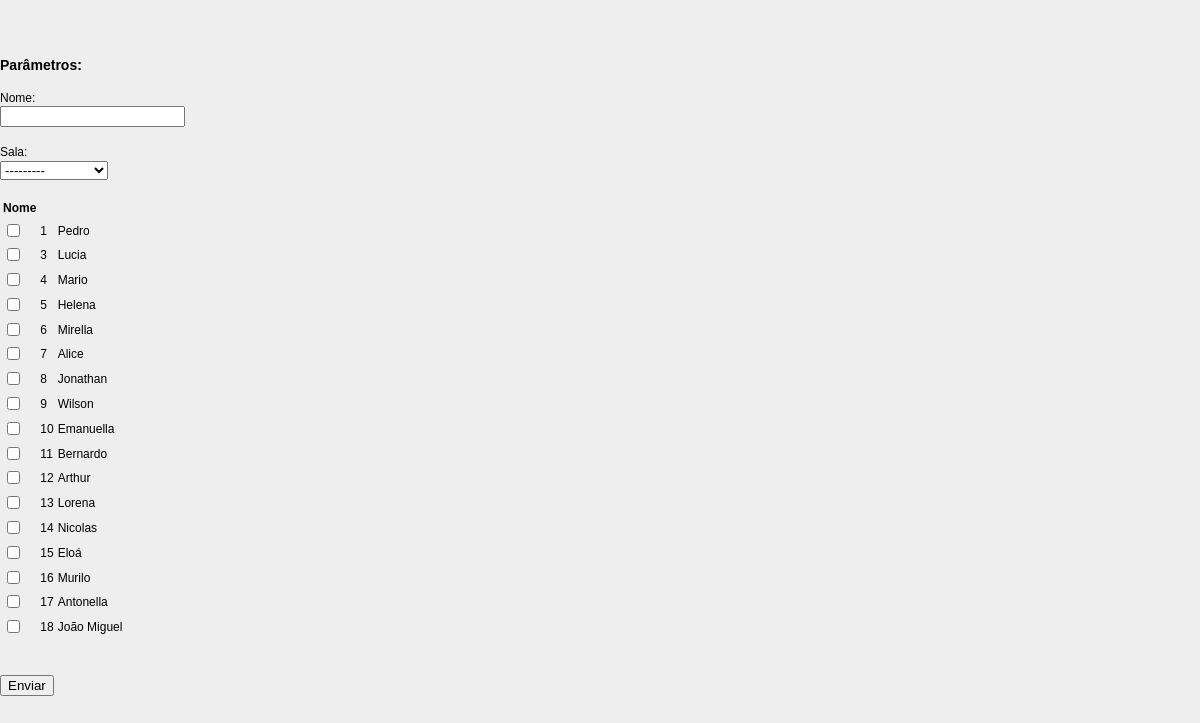
The page /cadastro-reserva-sala on the database its author committed.
### cadastro/models.py (models this page shows)
class Sala(models.Model):
	id_sala = models.AutoField(primary_key=True)
	nome = models.CharField(max_length=100)
	lotacao = models.IntegerField()
	class Meta:
		db_table = "sala"

class Pessoa(models.Model):
	id_pessoa = models.AutoField(primary_key=True)
	nome = models.CharField(max_length=100)
	sobrenome = models.CharField(max_length=100)
	class Meta:
		db_table = "pessoa"

### cadastro/views.py (the view)
# urls.py: path('cadastro-reserva-sala', views.cadastro_reserva_sala),
def cadastro_reserva_sala(request):
	if request.method == "POST":
		form = ReservaSalaForm(request.POST)
		if form.is_valid():
			try:
				sala = Sala.objects.filter(id_sala=request.POST['id_sala'])
				lotacao = list(sala.values())[0]['lotacao']
				if len(request.POST.getlist('pessoa')) > lotacao:
					return render(request,'show_sala_erro.html')
				turma = form.save()
				for pessoa in request.POST.getlist('pessoa'):
					form_turma = {
						'id_reserva': turma.id_reserva,
						'pessoa_id': pessoa
					}
					form_reserva = ReservaSalaPessoaForm(form_turma)
					if form_reserva.is_valid():
						form_reserva.save()
				return redirect('/cadastro/show-reserva-sala')
			except:
				pass
	else:
		form = ReservaSalaForm()
		pessoas = Pessoa.objects.all()
	return render(request,'index_reserva_sala.html',{'form':form, 'pessoas': pessoas})

### cadastro/forms.py
class ReservaSalaForm(forms.ModelForm):
	class Meta:
		model = ReservaSala
		fields = '__all__'

### cadastro/templates/index_reserva_sala.html (shortened to what this page needs)
<!DOCTYPE html>
<html lang="en">
<head>
    {% load static %}
    <link rel="stylesheet" href="{% static 'css/style.css' %}"/>
</head>
<body>
<form method="POST" class="post-form" action="/cadastro/cadastro-reserva-sala">
  <div class="container">
	<br>
   	<div class="form-group row">
   	<div class="col-sm-4">
   	<h3>Parâmetros:</h3>
  </div>
  <div class="form-group row">
    <label class="col-sm-2 col-form-label">Nome:</label>
    <div class="col-sm-4">
      {{ form.nome }}
    </div>
  </div>
  <br>
  <div class="form-group row">
    <label class="col-sm-2 col-form-label">Sala:</label>
    <div class="col-sm-4">
      {{ form.id_sala }}
    </div>
  </div>
  <br>
  <table class="table table-striped table-bordered table-sm">
    <thead class="thead-dark">
    <tr>
        <th>Nome</th>
    </tr>
    </thead>
    <tbody>
  {% for indice in pessoas %}
    <tr>
		<td>
  			<input type="checkbox" name="pessoa" id="option{{indice.id_pessoa}}" value={{indice.id_pessoa}} />
		</td>
		<td>{{ indice.id_pessoa }}</td>
		<td>{{ indice.nome }}</td>
    </tr>
  {% endfor %}
    </tbody>
  </table>
<br>
  <br>
  <div class="form-group row">
    <div class="col-sm-4">
    <button type="submit" class="btn btn-primary">Enviar</button>
    </div>
  </div>
    </div>
</form>
</body>
</html>

### cadastro/static/css/style.css (style rules this page uses)
body { font:12px/1.4 Verdana,Arial; background:#eee; height:100%; margin:25px 0; padding:0 }

### rows shown on the page
Sala: id_sala "---------"
Pessoa: id_pessoa "1", nome "Pedro"
Pessoa: id_pessoa "3", nome "Lucia"
Pessoa: id_pessoa "4", nome "Mario"
Pessoa: id_pessoa "5", nome "Helena"
Pessoa: id_pessoa "6", nome "Mirella"
Pessoa: id_pessoa "7", nome "Alice"
Pessoa: id_pessoa "8", nome "Jonathan"
Pessoa: id_pessoa "9", nome "Wilson"
Pessoa: id_pessoa "10", nome "Emanuella"
Pessoa: id_pessoa "11", nome "Bernardo"
Pessoa: id_pessoa "12", nome "Arthur"
Pessoa: id_pessoa "13", nome "Lorena"
Pessoa: id_pessoa "14", nome "Nicolas"
Pessoa: id_pessoa "15", nome "Eloá"
Pessoa: id_pessoa "16", nome "Murilo"
Pessoa: id_pessoa "17", nome "Antonella"
Pessoa: id_pessoa "18", nome "João Miguel"
